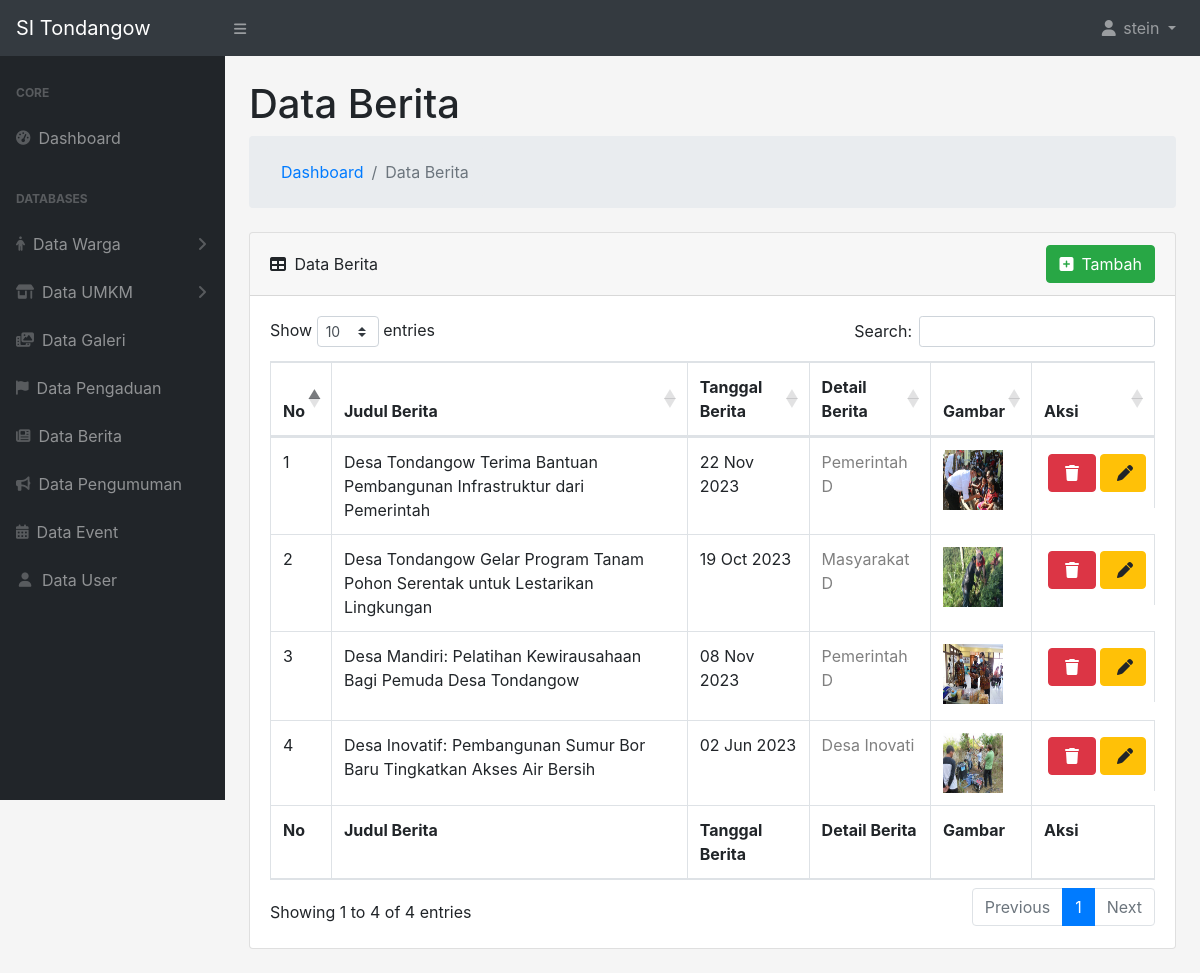
Page /adminSidesa/controllers/dataBerita.php (signed in) on the committed database.
### tables this page shows
CREATE TABLE `berita` (
  `id` int(11) NOT NULL,
  `judul_berita` varchar(255) NOT NULL,
  `tanggal_berita` date NOT NULL,
  `detail_berita` text NOT NULL,
  `gambar` varchar(255) NOT NULL
);

### adminSidesa/functions/general.php (called while the page is built, shortened)
<?php
require_once 'dbconnect.php';
function query($query)
{
    global $dbconnect;
    $result = mysqli_query($dbconnect, $query);
    $rows = [];
    while ($row = mysqli_fetch_assoc($result)) {
        $rows[] = $row;
    }
    return $rows;
}
?>

### adminSidesa/controllers/dataBerita.php (the view, shortened to what this page needs)
<?php
include '../templates/header.php';
$pageName = 'Data Berita';
$queryBerita = query('SELECT * FROM berita');
?>
<div id="layoutSidenav_content">
    <div class="container-fluid">
        <main>
            <h1 class="mt-4">
                <?= $pageName ?>
            </h1>
            <ol class="breadcrumb mb-4">
                <ol class="breadcrumb mb-0">
                    <li class="breadcrumb-item"><a href="/sidesa/adminSidesa/index.php">Dashboard</a></li>
                    <li class="breadcrumb-item active">
                        <?= $pageName ?>
                    </li>
                </ol>
            </ol>
            <div class="card mb-4">
                <div class="card-header">
                    <div>
                        <i class="fas fa-table mr-1 position-relative"></i>
                        <?= $pageName ?>
                    </div>
                    <a href="../models/tambahBerita.php">
                        <button type="button" class="btn btn-success">
                            <div class="sb-nav-link-icon"><i class="fa-solid fa-square-plus mr-2"></i>Tambah</div>
                        </button>
                    </a>
                </div>
                <div class="card-body">
                    <div class="table-responsive">
                        <table class="table table-bordered" id="dataTable" width="100%" cellspacing="0">
                            <thead>
                                <tr class="text-center">
                                    <th>No</th>
                                    <th>Judul Berita</th>
                                    <th>Tanggal Berita</th>
                                    <th>Detail Berita</th>
                                    <th>Gambar</th>
                                    <th>Aksi</th>
                                </tr>
                            </thead>
                            <tfoot>
                                <tr class="text-center">
                                    <th>No</th>
                                    <th>Judul Berita</th>
                                    <th>Tanggal Berita</th>
                                    <th>Detail Berita</th>
                                    <th>Gambar</th>
                                    <th>Aksi</th>
                                </tr>
                            </tfoot>
                            <tbody>
                                <?php $i = 1 ?>
                                <?php foreach ($queryBerita as $rows) { ?>
                                    <tr>
                                        <td>
                                            <?= $i ?>
                                        </td>
                                        <td>
                                            <?php echo $rows['judul_berita'] ?>
                                        </td>
                                        <td>
                                            <?php echo date('d M Y', strtotime($rows['tanggal_berita'])) ?>
                                        </td>
                                        <td style="color:grey;">
                                            <?php echo substr($rows['detail_berita'], 0, 15) ?>
                                        </td>
                                        <td>
                                            <img width="60px" height="60px"
                                                src="../../img/berita/<?php echo $rows['gambar'] ?>" alt="">
                                        </td>
                                        <td class="flex-row pr-2 align-items-center justify-content-center"
                                            style="display: flex;">
                                            <a href="javascript:void(0);" data-toggle="modal"
                                                data-target="#hapusModal<?= $rows['id'] ?>" data-id="<?= $rows['id'] ?>">
                                                <button type="button" class="btn btn-danger m-1">
                                                    <div class="sb-nav-link-icon mr-1 ml-1 mb-0 mt-0"><i
                                                            class="fa-solid fa-trash"></i></div>
                                                </button>
                                            </a>
                                            <a href="../models/ubahBerita.php?id=<?= $rows['id']; ?>">
                                                <button type="button" class="btn btn-warning">
                                                    <div class="sb-nav-link-icon mr-0 ml-1 mb-0 mt-0"><i
                                                            class="fa-solid fa-pen"></i></div>
                                                </button>
                                            </a>
                                        </td>
                                    </tr>
                                    <?php $i++ ?>
                                <?php } ?>
                            </tbody>
                        </table>
                    </div>
                </div>
            </div>
        </main>
    </div>
</div>
<?php include '../templates/footer.php'; ?>

### rows in the picture
berita: judul_berita "Desa Tondangow Terima Bantuan Pembangunan Infrastruktur dari Pemerintah", tanggal_berita "22 Nov 2023", detail_berita "Pemerintah D", gambar (picture)
berita: judul_berita "Desa Tondangow Gelar Program Tanam Pohon Serentak untuk Lestarikan Lingkungan", tanggal_berita "19 Oct 2023", detail_berita "Masyarakat D", gambar (picture)
berita: judul_berita "Desa Mandiri: Pelatihan Kewirausahaan Bagi Pemuda Desa Tondangow", tanggal_berita "08 Nov 2023", detail_berita "Pemerintah D", gambar (picture)
berita: judul_berita "Desa Inovatif: Pembangunan Sumur Bor Baru Tingkatkan Akses Air Bersih", tanggal_berita "02 Jun 2023", detail_berita "Desa Inovati", gambar (picture)

### other values in the picture
$_SESSION['username'] "stein"
$pageName "Data Berita"
